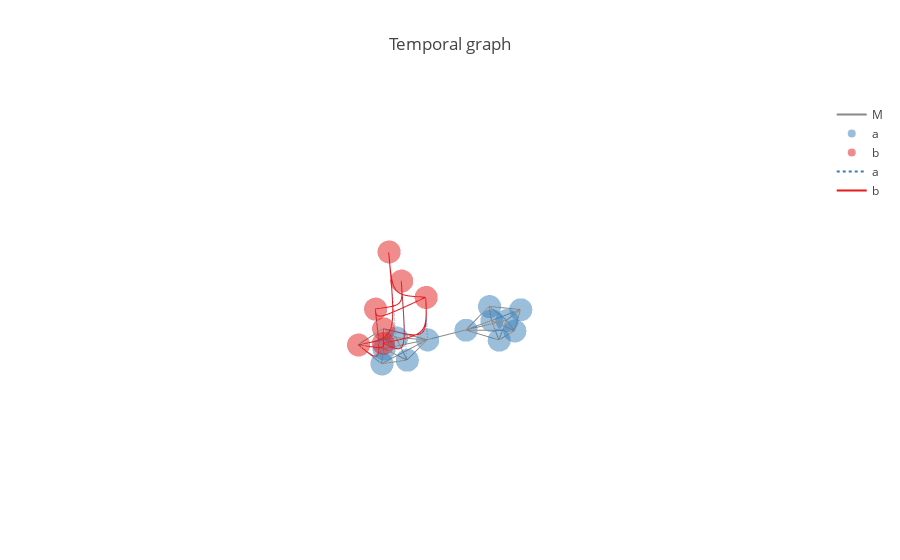

The notebook cell saved with this chart:
### Code cell
iplot_causal_graph(run(SystemModel(m, g, 'two community'), sim_args))
